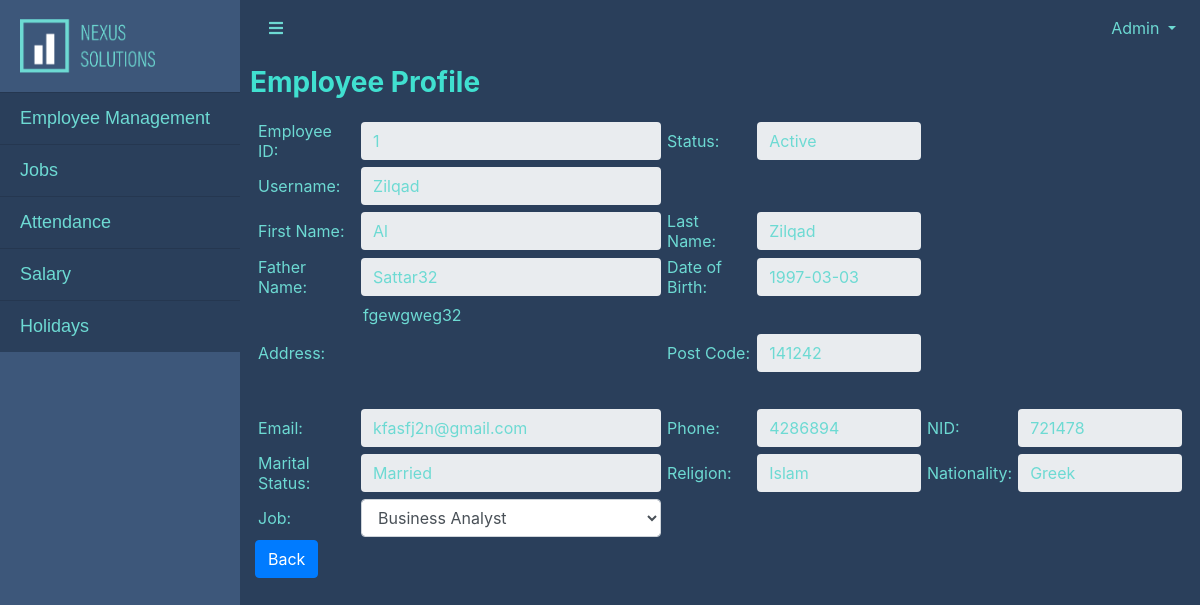
/view/EmployeeProfile.php?read=1 (signed in), run on the app's committed database.
### tables this page shows
CREATE TABLE `employee` (
  `emp_id` int(10) NOT NULL,
  `Username` varchar(10) NOT NULL,
  `Password` varchar(50) NOT NULL,
  `first_name` varchar(50) NOT NULL,
  `last_name` varchar(50) NOT NULL,
  `father_name` varchar(20) NOT NULL,
  `dob` date NOT NULL,
  `address` varchar(255) NOT NULL,
  `postcode` int(25) NOT NULL,
  `email` varchar(50) NOT NULL,
  `phone` int(15) NOT NULL,
  `marital_status` varchar(20) NOT NULL,
  `nationality` varchar(20) NOT NULL,
  `nid` int(20) NOT NULL,
  `religion` varchar(20) NOT NULL,
  `status` int(10) NOT NULL DEFAULT 0,
  `job_id` int(10) NOT NULL
);

### view/EmployeeProfile.php (the view, shortened to what this page needs)
<?php
  include "../controller/db_connect.php";
  $userId = "";
  $userName = $fname = $lname = $fatherName = $dob = $address = $postCode = $email = $phone = $maritalStatus = $nationality = $nId = $religion = $status = $jobId = "";
  if(isset($_GET['read']))
  {
    $userId = $_GET['read'];
    $func = "Read";
    readData($userId);
  }
  function readData($id)
  {
    global $connection, $userName, $fname, $lname, $fatherName, $dob, $address, $postCode, $email, $phone, $maritalStatus, $nationality, $nId, $religion, $status, $jobId;
    $query = "SELECT * FROM employee WHERE emp_id = '$id'";
    $result = mysqli_query($connection, $query);
    while($row = mysqli_fetch_assoc($result))
    {
      $userName = $row['Username'];
      $fname = $row['first_name'];
      $lname = $row['last_name'];
      $fatherName = $row['father_name'];
      $dob = $row['dob'];
      $address = $row['address'];
      $postCode = $row['postcode'];
      $email = $row['email'];
      $phone = $row['phone'];
      $maritalStatus = $row['marital_status'];
      $nationality = $row['nationality'];
      $nId = $row['nid'];
      $religion = $row['religion'];
      $status = $row['status'];
      $jobId = $row['job_id'];
    }
    if($status==0) {
      $status = "Deactive";
    }
    else {
      $status = "Active";
    }
  }
  function getJob()
  {
    global $connection, $jobId, $func;
    $query = "SELECT * FROM job";
    $result = mysqli_query($connection, $query);
    while($row = mysqli_fetch_assoc($result))
    {
      $id = $row['job_id'];
      $position = $row['position'];
      if($jobId==$id)
      {
        echo "<option selected value='{$id}'>{$position}</option>";
      }
    }
  }
?>
<html lang="en">
<?php include "header-admin.php"; ?>
      <div class="container" >
        <div class="row" >
            <h3 class="page-header">
              <span style="color:turquoise"><b>Employee Profile</b></span>
            </h3>
        </div>
      <form action"" method="post" >
      <div>
      <table border="0" cellspacing="0" cellpadding="3">
        <tr>
          <td class="label" style="color:#6ddad3">Employee ID:</td>
          <td><input class="form-control" name="userId" type="text" value="<?php echo $userId; ?>" <?php if($func=="Read"){echo "disabled";} ?>/></td>
          <td class="label" style="color:#6ddad3">Status:</td>
          <td><input class="form-control" name="status" type="text" value="<?php echo $status; ?>" <?php if($func=="Read"){echo "disabled";} ?>/></td>
        </tr>
        <tr>
          <td class="label" style="color:#6ddad3">Username:</td>
          <td><input class="form-control" name="username" type="text" value="<?php echo $userName; ?>" <?php if($func=="Read"){echo "disabled";} else{echo "required";} ?>/></td>
        </tr>
        <tr>
          <td class="label" style="color:#6ddad3">First Name:</td>
          <td><input class="form-control" name="firstName" type="text" value="<?php echo $fname; ?>" <?php if($func=="Read"){echo "disabled";} else{echo "required";} ?>/></td>
          <td class="label" style="color:#6ddad3">Last Name:</td>
          <td><input class="form-control" name="lastName" type="text" value="<?php echo $lname; ?>" <?php if($func=="Read"){echo "disabled";} else{echo "required";} ?>/></td>
        </tr>
        <tr>
          <td class="label" style="color:#6ddad3">Father Name:</td>
          <td><input class="form-control" name="fatherName" type="text" value="<?php echo $fatherName; ?>"  <?php if($func=="Read"){echo "disabled";} else{echo "required";} ?>/></td>
          <td class="label" style="color:#6ddad3">Date of Birth:</td>
          <td><input class="form-control" name="dob" type="text" value="<?php echo $dob; ?>" else{echo required;} <?php if($func=="Read"){echo "disabled";} else{echo "required";} ?>/></td>
        </tr>
        <tr>
          <td class="label" style="color:#6ddad3">Address:</td>
          <td><textarea name="address" <?php if($func=="Read"){echo "disabled";} else{echo "required";} ?>><?php echo $address; ?></textarea></td>
          <td class="label" style="color:#6ddad3">Post Code:</td>
          <td><input class="form-control" name="postCode" type="text" value="<?php echo $postCode; ?>" <?php if($func=="Read"){echo "disabled";} else{echo "required";} ?>/></td>
        </tr>
        <tr>
          <td class="label" style="color:#6ddad3">Email:</td>
          <td><input class="form-control" name="email" type="text" value="<?php echo $email; ?>" <?php if($func=="Read"){echo "disabled";} else{echo "required";} ?>/></td>
          <td class="label" style="color:#6ddad3">Phone:</td>
          <td><input class="form-control" name="phone" type="text" value="<?php echo $phone; ?>" <?php if($func=="Read"){echo "disabled";} else{echo "required";} ?>/></td>
          <td class="label" style="color:#6ddad3">NID:</td>
          <td><input class="form-control" name="nId" type="text" value="<?php echo $nId; ?>" <?php if($func=="Read"){echo "disabled";} else{echo "required";} ?>/></td>
        </tr>
        <tr>
          <td class="label" style="color:#6ddad3">Marital Status:</td>
          <td><input class="form-control" name="maritalStatus" type="text" value="<?php echo $maritalStatus; ?>" <?php if($func=="Read"){echo "disabled";} else{echo "required";} ?>/></td>
          <td class="label" style="color:#6ddad3">Religion:</td>
          <td><input class="form-control" name="religion" type="text" value="<?php echo $religion; ?>" <?php if($func=="Read"){echo "disabled";} else{echo "required";} ?>/></td>
          <td class="label" style="color:#6ddad3">Nationality:</td>
          <td><input class="form-control" name="nationality" type="text" value="<?php echo $nationality; ?>" <?php if($func=="Read"){echo "disabled";} else{echo "required";} ?>/></td>
        </tr>
        <tr>
          <td class="label" style="color:#6ddad3">Job:</td>
          <td>
            <select class="form-control" id="category" name="jobId">
              <?php getJob(); ?>
            </select>
          </td>
        </tr>
      </table>
      <input class="btn btn-primary" type="submit" name="back" value="Back" formaction="EmployeeManagement.php">
    </div>
  </form>
<?php include "footer.php"; ?>
</html>

### css/simple-sidebar.css (style rules this page uses)
body { overflow-x: hidden; background-color: #2a3f5b; }

### view/header-admin.php (style rules this page uses)
.row { display: grid; grid-template-columns: auto auto auto auto; grid-row-gap: 50px; grid-column-gap: 10px; padding: 10px; }

### view/EmployeeProfile.php (style rules this page uses)
input[type=text] { border: none; outline: none; background-color:#2a3f5b; color:#6ddad3; }
textarea { border: none; outline: none; background-color:#2a3f5b; color:#6ddad3; width: 300px; height: 100px; resize: none; }

### data on the page
employee: status "Active", username "Zilqad", firstName "Al", lastName "Zilqad", fatherName "Sattar32", dob "1997-03-03", address "fgewgweg32", postCode "141242", email "kfasfj2n@gmail.com", phone "4286894", nId "721478", maritalStatus "Married", religion "Islam", nationality "Greek"

### other printed values
$_SESSION['username'] "Admin"
form field jobId "Business Analyst"
